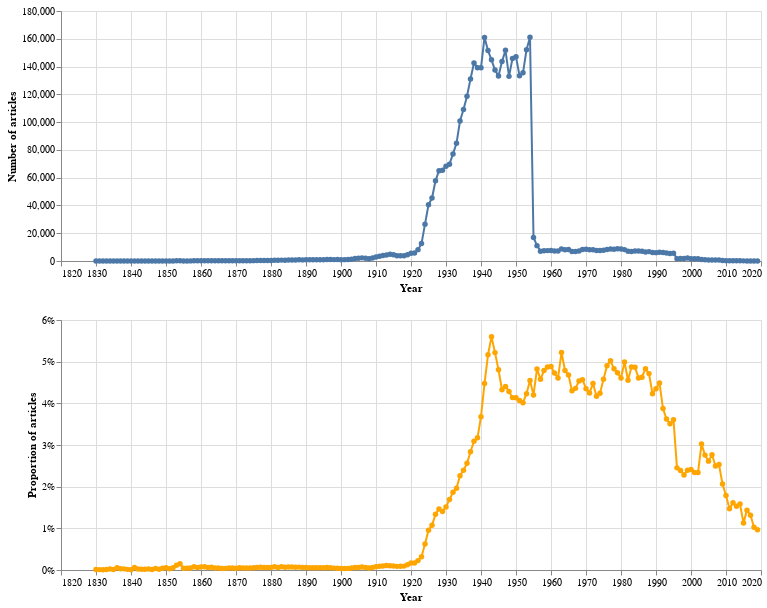

Write notebook code for a chart like this one.
### Markdown cell above
Now we have a new dataframe `df_merged` that includes both the raw number of search results for each year, and the proportion the results represent of the total number of articles on Trove. Let's create charts for both and look at the diferences.

### Code cell
# This is the chart showing raw results -- it's the same as the one we created above (but a bit smaller)
chart1 = (
    alt.Chart(df)
    .mark_line(point=True)
    .encode(
        x=alt.X("year:Q", axis=alt.Axis(format="c", title="Year")),
        y=alt.Y(
            "total_results:Q", axis=alt.Axis(format=",d", title="Number of articles")
        ),
        tooltip=[
            alt.Tooltip("year:Q", title="Year"),
            alt.Tooltip("total_results:Q", title="Articles", format=","),
        ],
    )
    .properties(width=700, height=250)
)

# This is the new view, note that it's using the 'proportion' column for the Y axis
chart2 = (
    alt.Chart(df_merged)
    .mark_line(point=True, color="red")
    .encode(
        x=alt.X("year:Q", axis=alt.Axis(format="c", title="Year")),
        # This time we're showing the proportion (formatted as a percentage) on the Y axis
        y=alt.Y(
            "proportion:Q", axis=alt.Axis(format="%", title="Proportion of articles")
        ),
        tooltip=[
            alt.Tooltip("year:Q", title="Year"),
            alt.Tooltip("proportion:Q", title="Proportion", format="%"),
        ],
        # Make the charts different colors
        color=alt.value("orange"),
    )
    .properties(width=700, height=250)
)

# This is a shorthand way of stacking the charts on top of each other
chart1 & chart2

### Figure 1 — Vega-Lite specification as saved in the notebook (floating-point values rounded to 4 significant figures; data arrays with more than 128 entries replaced by an {"elided": "..."} marker saying what was removed)
{"config": {"view": {"continuousWidth": 300, "continuousHeight": 300}}, "vconcat": [{"data": {"name": "data-4c173b289cc190e2e4b5a5734d74a1e3"}, "mark": {"type": "line", "point": true}, "encoding": {"tooltip": [{"field": "year", "title": "Year", "type": "quantitative"}, {"field": "total_results", "format": ",", "title": "Articles", "type": "quantitative"}], "x": {"axis": {"format": "c", "title": "Year"}, "field": "year", "type": "quantitative"}, "y": {"axis": {"format": ",d", "title": "Number of articles"}, "field": "total_results", "type": "quantitative"}}, "height": 250, "width": 700}, {"data": {"name": "data-9f70804bf93df29feac295fb1a22df31"}, "mark": {"type": "line", "color": "red", "point": true}, "encoding": {"color": {"value": "orange"}, "tooltip": [{"field": "year", "title": "Year", "type": "quantitative"}, {"field": "proportion", "format": "%", "title": "Proportion", "type": "quantitative"}], "x": {"axis": {"format": "c", "title": "Year"}, "field": "year", "type": "quantitative"}, "y": {"axis": {"format": "%", "title": "Proportion of articles"}, "field": "proportion", "type": "quantitative"}}, "height": 250, "width": 700}], "$schema": "https://vega.github.io/schema/vega-lite/v5.20.1.json", "datasets": {"data-4c173b289cc190e2e4b5a5734d74a1e3": {"elided": "190 records"}, "data-9f70804bf93df29feac295fb1a22df31": {"elided": "190 records"}}}
